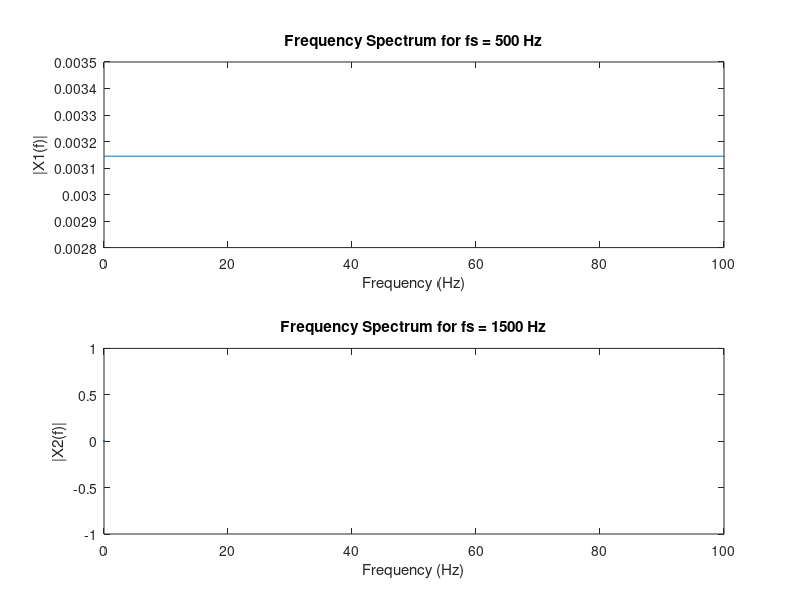

Recreate this plot in MATLAB.
% Define the continuous signal
t = linspace(0, 0.02, 1000); % Time vector
x = sin(2*pi*50*t); % Sinusoidal signal with frequency 50 Hz

% Define sampling frequencies
fs1 = 500; % Sampling frequency 1
fs2 = 1500; % Sampling frequency 2

% Sample the signal
x1 = x(1:fs1:end); % Sample at fs1
x2 = x(1:fs2:end); % Sample at fs2

% Calculate FFT
N = length(x1); % Length of signal x1
f = fs1*(0:N-1)/N; % Frequency vector
X1 = fft(x1); % FFT of x1
X2 = fft(x2); % FFT of x2

% Plot the frequency spectra
figure;
subplot(2,1,1);
plot(f, abs(X1)); % Plot magnitude spectrum of X1
xlabel('Frequency (Hz)');
ylabel('|X1(f)|');
title('Frequency Spectrum for fs = 500 Hz');
xlim([0 100]);

subplot(2,1,2);
plot(f, abs(X2)); % Plot magnitude spectrum of X2
xlabel('Frequency (Hz)');
ylabel('|X2(f)|');
title('Frequency Spectrum for fs = 1500 Hz');
xlim([0 100]);

% Display the results
fprintf('The FFT of the signal sampled at 500 Hz shows a peak at 50 Hz, which corresponds to the frequency of the original signal.\n');
fprintf('The FFT of the signal sampled at 1500 Hz also shows a peak at 50 Hz, confirming that the frequency content is preserved.\n');
fprintf('However, the FFT of the signal sampled at 1500 Hz has a higher resolution in the frequency domain, allowing for a more precise identification of the signal frequency.\n');
